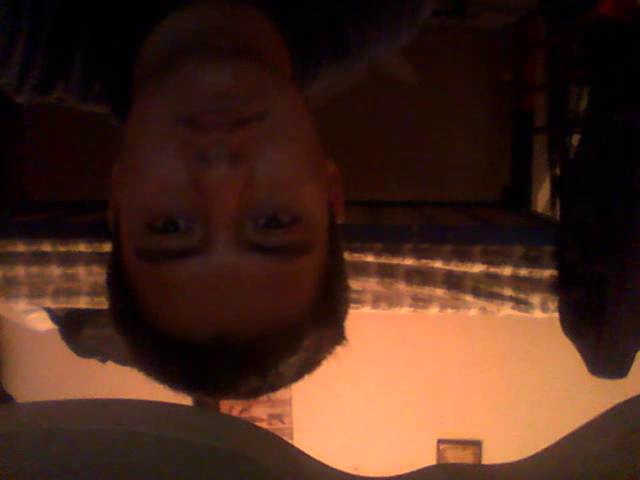
#> input picture frame 6 of Procesamiento_video/Yo.avi, 640 x 480 px, given in place of the camera
$ python video.py
#> lines starting #> are read from the running program, lines starting #| are printed output that depends on the picture
import numpy as np
import cv2 as cv

#Objeto de captura de video.

cap = cv.VideoCapture(0)

#Objeto de guardado de video

fourcc = cv.cv.CV_FOURCC(*'XVID')
out = cv.VideoWriter('Yo.avi', fourcc, 20.0, (640,480))
while(True):
	#Captura cuadro por cuadro
	ret, frame = cap.read()
#> frame is the input picture: shape (480, 640, 3); mean B, G, R 28.6, 41.5, 72.5

	if ret==True:
		frame = cv.flip(frame,0)
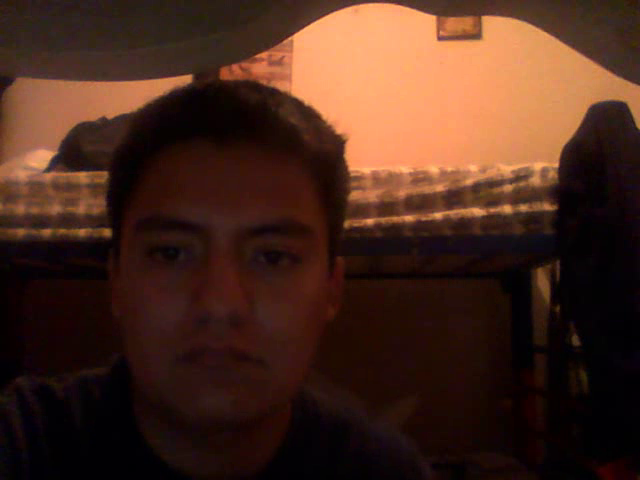
#> frame: shape (480, 640, 3); mean B, G, R 28.6, 41.5, 72.5

		out.write(frame)
		#Las operaciones sobre aqui
		gray = cv.cvtColor(frame, cv.COLOR_BGR2GRAY)
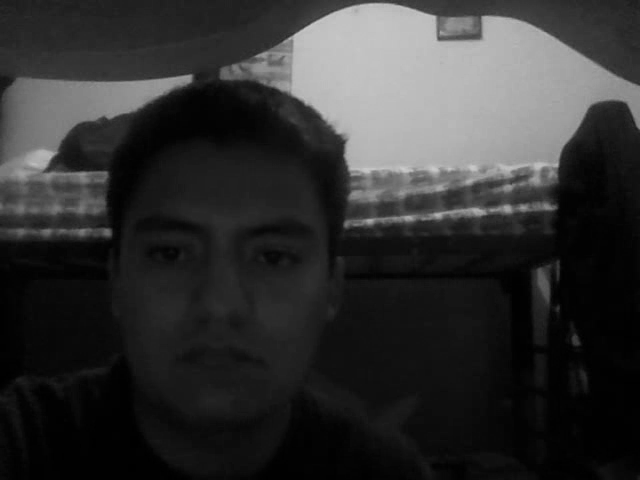
#> gray: shape (480, 640); min 0, max 204, mean 49.3

		#Muestra el resultado
		cv.imshow('frame', gray)
		if cv.waitKey(1) & 0xFF == ord('q'):
#> (key q is pressed here)
			break
	else:
		break

#Cuando termina, libera el video
cap.release()
out.release()
cv.destroyAllWindows()

$ run again, starting later in the video
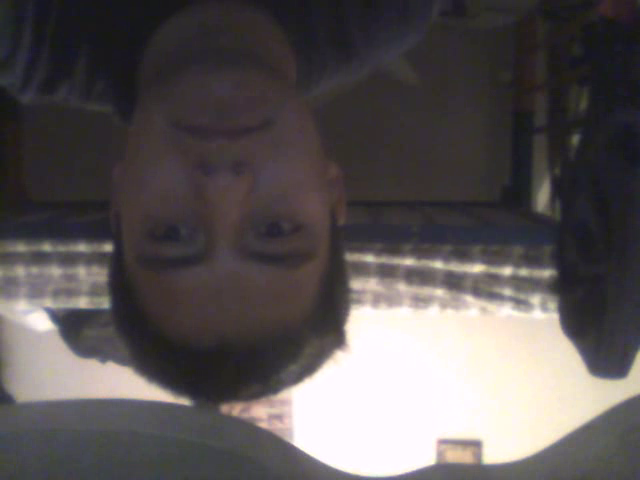
#> input picture frame 27 of Procesamiento_video/Yo.avi, 640 x 480 px, given in place of the camera
#> frame is the input picture: shape (480, 640, 3); mean B, G, R 85.8, 85.4, 90.8
#> `frame = cv.flip(frame,0)`:
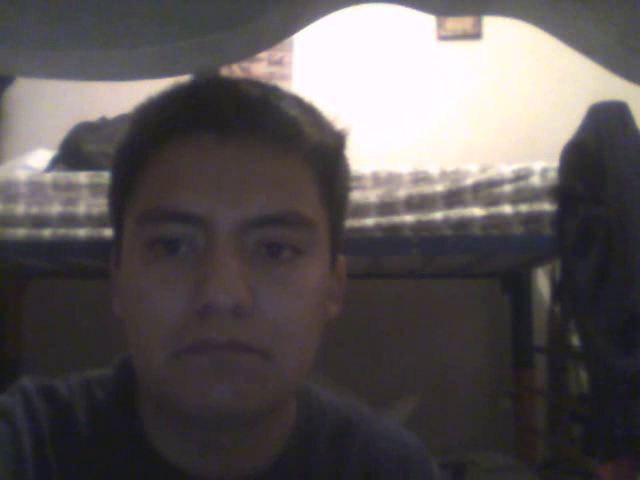
#> frame: shape (480, 640, 3); mean B, G, R 85.8, 85.4, 90.8
#> `gray = cv.cvtColor(frame, cv.COLOR_BGR2GRAY)`:
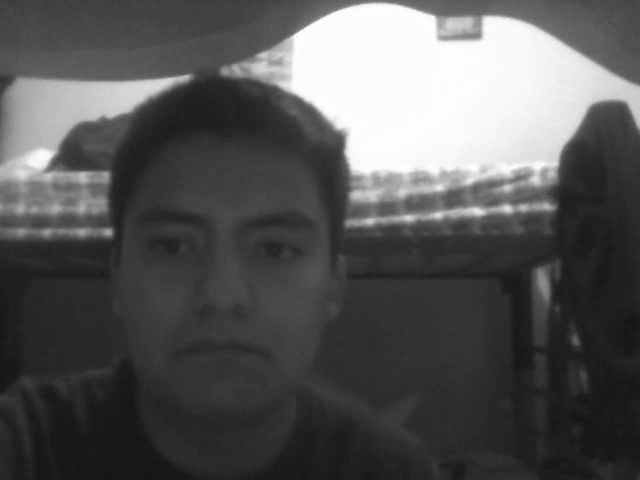
#> gray: shape (480, 640); min 19, max 255, mean 87

$ run again, starting later in the video
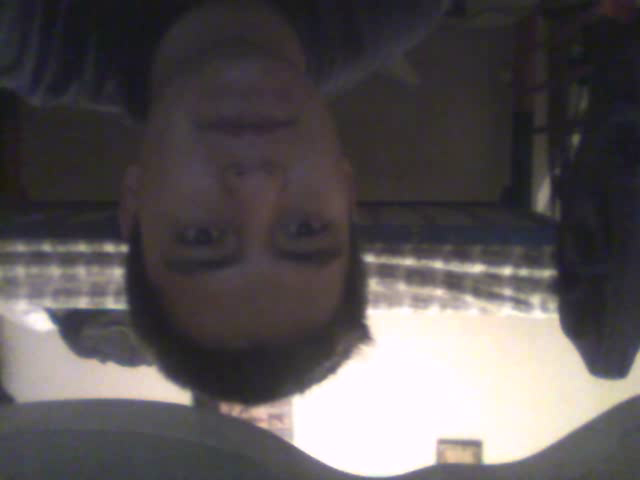
#> input picture frame 48 of Procesamiento_video/Yo.avi, 640 x 480 px, given in place of the camera
#> frame is the input picture: shape (480, 640, 3); mean B, G, R 86.1, 84.8, 89.8
#> `frame = cv.flip(frame,0)`:
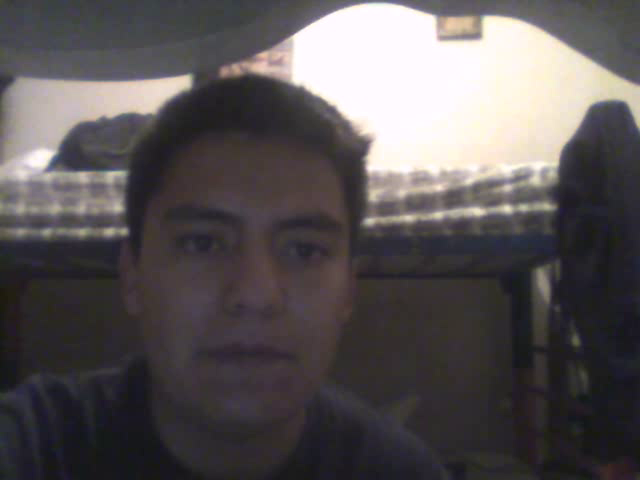
#> frame: shape (480, 640, 3); mean B, G, R 86.1, 84.8, 89.8
#> `gray = cv.cvtColor(frame, cv.COLOR_BGR2GRAY)`:
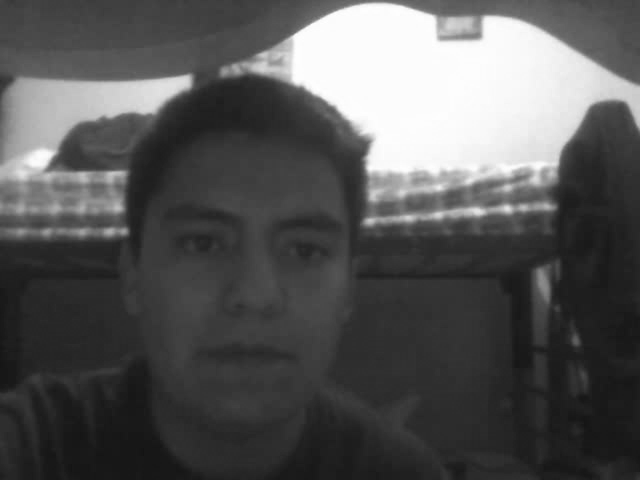
#> gray: shape (480, 640); min 19, max 255, mean 86.5
